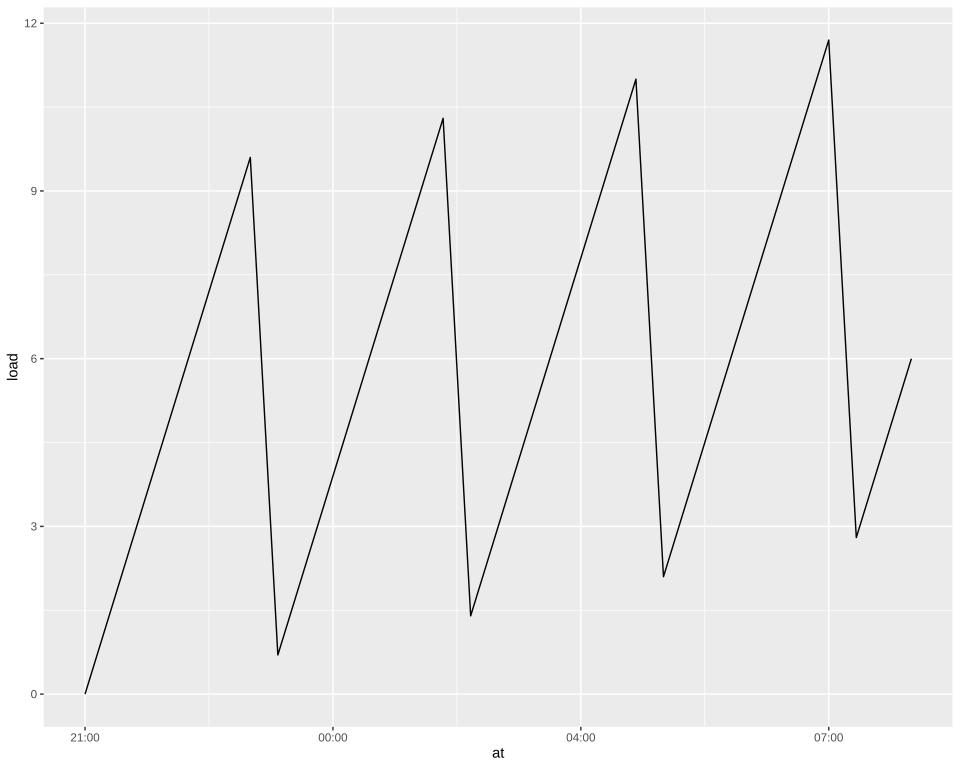

Recreate this plot in R.
# The plot test/golden/scale_datetime_zone.svg draws, drawn by ggplot2 itself, as ggplot2's own visual tests draw
# their snapshots: the independent check on that golden whenever it changes. The suite never runs
# this; it needs R, ggplot2 and vdiffr, saved as the Docker image giggly-r:ggplot2-4.0.3. From the
# repository's root:
#
#   docker run --rm -v "$PWD/test/golden":/golden:ro giggly-r:ggplot2-4.0.3 \
#     Rscript /golden/scale_datetime_zone.R > scale_datetime_zone.ggplot2.svg
#
# and compare the two drawings element by element, as test/golden/point.R describes.
#
# A night's load in New York read every 20 minutes, 31 readings from 21:00 EST on 9 March 2024,
# across the change to daylight saving at 02:00, to 08:00 EDT, each the reading's index modulo 7
# times 1.5 plus a tenth of the index: the x axis takes the column's time zone, its breaks every
# three hours from the local midnight by elapsed time, so the clock's skipped hour moves the
# breaks after it to 04:00 and 07:00, each labelled by its hour and minute in New York.
#
# First checked with ggplot2 4.0.3 and vdiffr 1.0.9 (tzdata 2026c): every element and clip path
# matches, the one departure test/golden/point.R's, the x axis drawn before the y.

library(ggplot2)

index <- 0:30
df <- data.frame(
  at = as.POSIXct("2024-03-10 02:00:00", tz = "UTC") + index * 20 * 60,
  load = (index %% 7) * 1.5 + index / 10
)
attr(df$at, "tzone") <- "America/New_York"
plot <- ggplot(df, aes(at, load)) + geom_line() + theme_gray()

file <- tempfile(fileext = ".svg")
vdiffr::write_svg(plot, file)
cat(readLines(file), sep = "\n")
